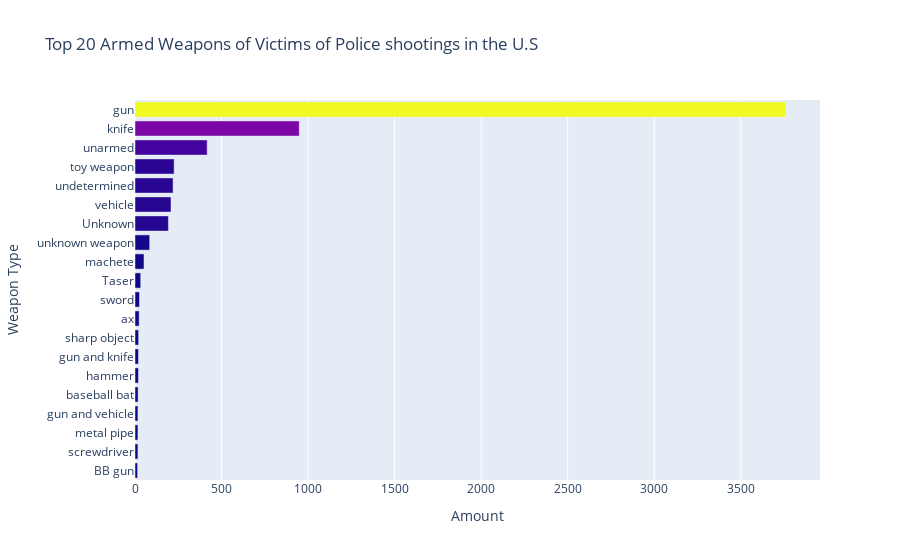

The notebook cell saved with this chart:
### Code cell
fig = px.bar(x=top_20_armed.number,
            y=top_20_armed.index,
            orientation='h',
            color=top_20_armed.number,
            title='Top 20 Armed Weapons of Victims of Police shootings in the U.S')
             
fig.update_layout(yaxis=dict(autorange="reversed"),
                  coloraxis_showscale=False,
                  xaxis_title='Amount',
                 yaxis_title='Weapon Type')
fig.show()

### Figure 1 — Plotly figure (JSON) as saved in the notebook; plotly's stock layout.template omitted (floating-point values rounded to 4 significant figures)
{"data": [{"alignmentgroup": "True", "hovertemplate": "x=%{x}<br>y=%{y}<br>color=%{marker.color}<extra></extra>", "legendgroup": "", "marker": {"color": [3760, 949, 417, 226, 220, 208, 193, 85, 52, 33, 26, 24, 21, 20, 20, 18, 17, 17, 17, 15], "coloraxis": "coloraxis", "pattern": {"shape": ""}}, "name": "", "offsetgroup": "", "orientation": "h", "showlegend": false, "textposition": "auto", "type": "bar", "x": [3760, 949, 417, 226, 220, 208, 193, 85, 52, 33, 26, 24, 21, 20, 20, 18, 17, 17, 17, 15], "xaxis": "x", "y": ["gun", "knife", "unarmed", "toy weapon", "undetermined", "vehicle", "Unknown", "unknown weapon", "machete", "Taser", "sword", "ax", "sharp object", "gun and knife", "hammer", "baseball bat", "gun and vehicle", "metal pipe", "screwdriver", "BB gun"], "yaxis": "y"}], "layout": {"barmode": "relative", "coloraxis": {"colorbar": {"title": {"text": "color"}}, "colorscale": [[0, "#0d0887"], [0.1111, "#46039f"], [0.2222, "#7201a8"], [0.3333, "#9c179e"], [0.4444, "#bd3786"], [0.5556, "#d8576b"], [0.6667, "#ed7953"], [0.7778, "#fb9f3a"], [0.8889, "#fdca26"], [1, "#f0f921"]], "showscale": false}, "legend": {"tracegroupgap": 0}, "title": {"text": "Top 20 Armed Weapons of Victims of Police shootings in the U.S"}, "xaxis": {"anchor": "y", "domain": [0, 1], "title": {"text": "Amount"}}, "yaxis": {"anchor": "x", "autorange": "reversed", "domain": [0, 1], "title": {"text": "Weapon Type"}}}}
